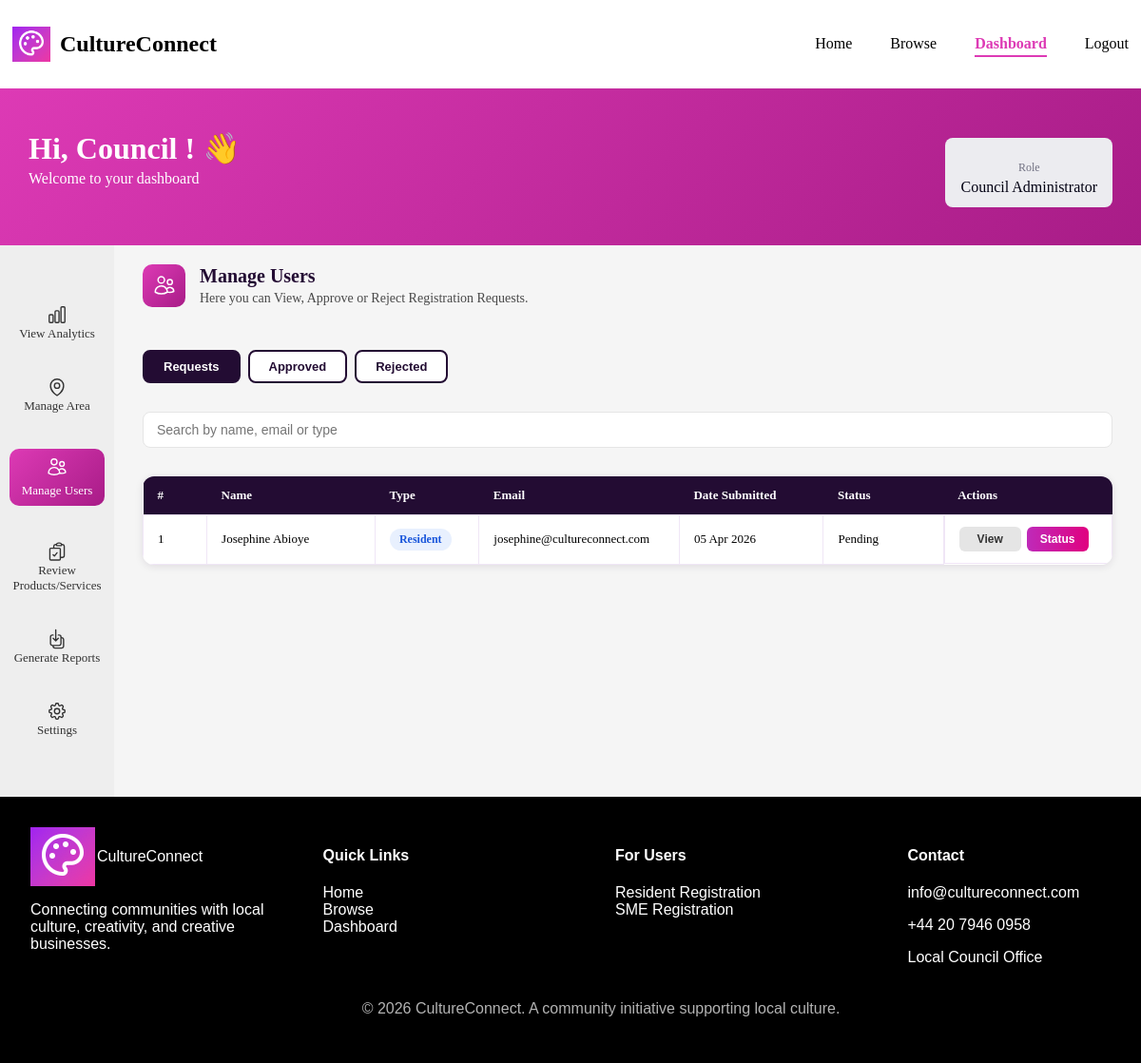
The app's page /frontend/pages/dashboard.php?page=manage-users (signed in), older data.
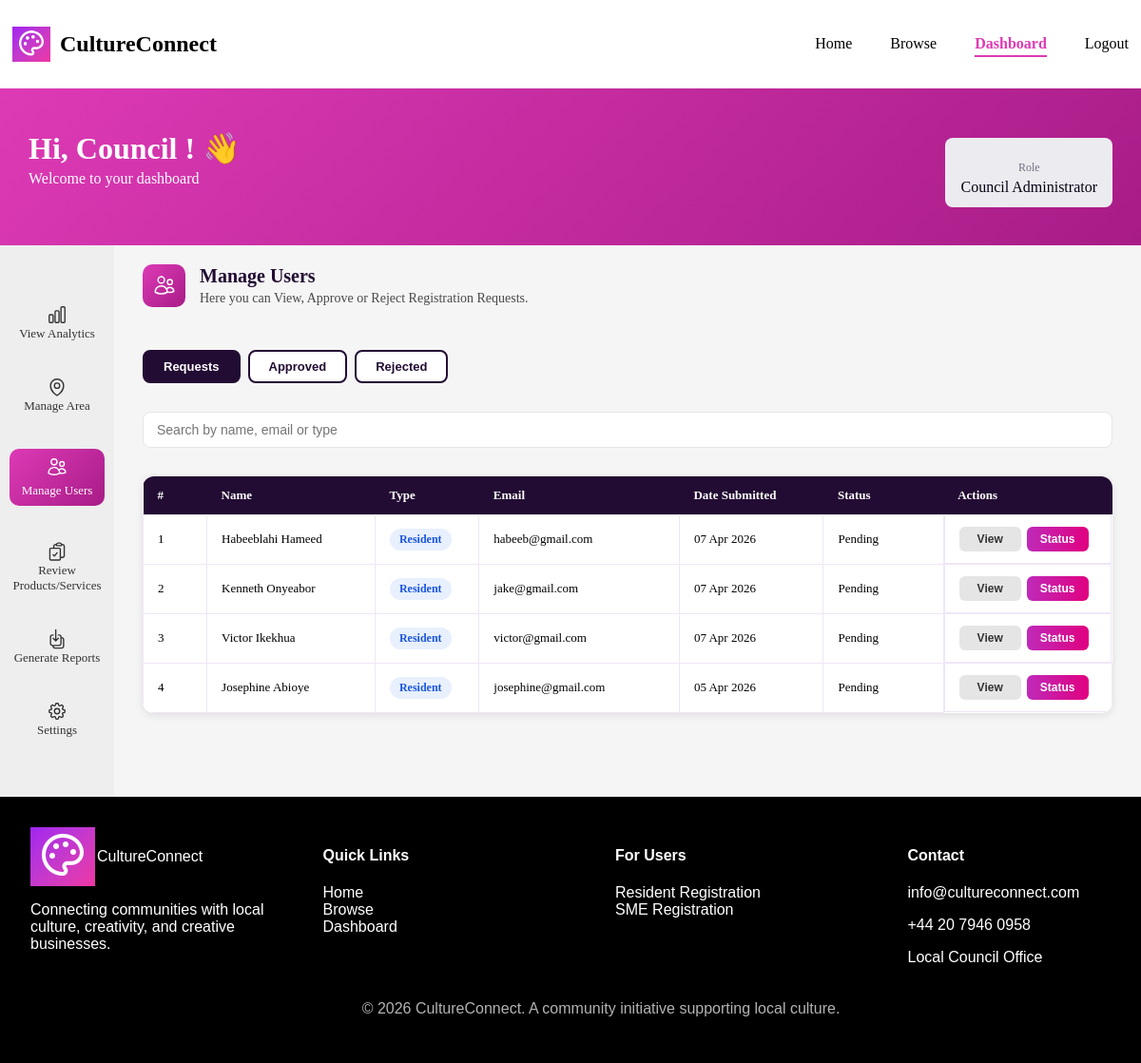
The same page, newer data.
### tables this page shows
CREATE TABLE `resident_profiles` (
  `profile_id` int(11) NOT NULL,
  `user_id` int(11) NOT NULL,
  `first_name` varchar(50) NOT NULL,
  `last_name` varchar(50) NOT NULL,
  `date_of_birth` date DEFAULT NULL,
  `gender` enum('Male','Female','Non-binary','Transgender','Genderqueer','Genderfluid','Agender','Intersex','Other','Prefer not to say') DEFAULT 'Prefer not to say',
  `address` varchar(255) DEFAULT NULL,
  `phone` varchar(20) DEFAULT NULL,
  `postcode` varchar(10) DEFAULT NULL,
  `created_at` timestamp NOT NULL DEFAULT current_timestamp(),
  `area_id` int(11) DEFAULT NULL
);

CREATE TABLE `users` (
  `user_id` int(11) NOT NULL,
  `password_hash` varchar(255) NOT NULL,
  `last_login` timestamp NOT NULL DEFAULT current_timestamp(),
  `account_status` enum('pending','approved','rejected') NOT NULL DEFAULT 'pending',
  `role` varchar(50) NOT NULL,
  `email_address` varchar(100) NOT NULL
);

### frontend/pages/manage-users.php (the view, shortened to what this page needs)
<?php
include '../db_connection.php';
$statusFilter  = $_GET['status'] ?? 'pending';
$smeQuery = $conn->prepare("
    SELECT
        s.sme_id,
        u.user_id,
        s.business_name AS name,
        s.created_at AS date_submitted,
        s.approval_status,
        s.description AS business_description,
        s.phone,
        'sme' AS type,
        u.email_address AS email,
        u.account_status
    FROM sme_profiles s
    JOIN users u ON s.user_id = u.user_id
    WHERE u.account_status = ?
    ORDER BY s.created_at DESC
");
$smeQuery->bind_param("s", $statusFilter);
$smeQuery->execute();
$smes = $smeQuery->get_result()->fetch_all(MYSQLI_ASSOC);
$resQuery = $conn->prepare("
    SELECT
        r.profile_id,
        u.user_id,
        CONCAT(r.first_name, ' ', r.last_name) AS name,
        r.created_at AS date_submitted,
        u.account_status AS approval_status,
        r.date_of_birth AS dob,
        r.gender,
        r.address,
        r.postcode AS post_code,
        r.phone,
        u.email_address AS email,
        u.role,
        CASE u.role
            WHEN 'Resident' THEN 'resident'
            WHEN 'Council Member' THEN 'council_member'
            WHEN 'Council Administrator' THEN 'council_admin'
            ELSE 'resident'
        END AS type
    FROM resident_profiles r
    JOIN users u ON r.user_id = u.user_id
    WHERE u.account_status = ?
    AND u.role != 'SME'
    ORDER BY r.created_at DESC
");
$resQuery->bind_param("s", $statusFilter);
$resQuery->execute();
$residents = $resQuery->get_result()->fetch_all(MYSQLI_ASSOC);
$users = array_merge($smes, $residents);
?>
<div class="manage-users-page">
    <?php
       $title = "Manage Users";
       $subtitle = "Here you can View, Approve or Reject Registration Requests.";
       include '../components/section_header.php';
     ?>
    <div class="status-tabs">
        <button class="tab <?= $statusFilter === 'pending' ? 'active' : '' ?>"
                onclick="window.location.href='?page=manage-users&status=pending'">
            Requests
        </button>
        <button class="tab <?= $statusFilter === 'approved' ? 'active' : '' ?>"
                onclick="window.location.href='?page=manage-users&status=approved'">
            Approved
        </button>
        <button class="tab <?= $statusFilter === 'rejected' ? 'active' : '' ?>"
                onclick="window.location.href='?page=manage-users&status=rejected'">
            Rejected
        </button>
    </div>
    <div class="search-container">
        <input type="text" id="users-search-input"
               placeholder="Search by name, email or type"
               onkeyup="filterUsersTable()">
    </div>
    <div class="users-table-wrapper">
        <div class="table-scroll">
            <table class="users-table">
                <thead>
                    <tr>
                        <th>#</th>
                        <th>Name</th>
                        <th>Type</th>
                        <th>Email</th>
                        <th>Date Submitted</th>
                        <th>Status</th>
                        <th>Actions</th>
                    </tr>
                </thead>
                <tbody id="users-table-body">
                    <?php if (empty($users)) : ?>
                        <tr>
                            <td colspan="7" style="text-align:center; padding:20px; color:rgba(0,0,0,0.5);">
                                No <?= $statusFilter ?> users found.
                            </td>
                        </tr>
                    <?php else : ?>
                        <?php $count = 1; foreach ($users as $user) : ?>
                            <tr>
                                <td><?= $count++ ?></td>
                                <td><?= htmlspecialchars($user['name']) ?></td>
                                <td>
                                    <?php
                                    $typeLabels = [
                                        'resident'       => 'Resident',
                                        'sme'            => 'SME',
                                        'council_member' => 'Council Member',
                                        'council_admin'  => 'Council Admin'
                                    ];
                                    ?>
                                    <span class="users-type-badge users-type-<?= $user['type'] ?>">
                                        <?= $typeLabels[$user['type']] ?? ucfirst($user['type']) ?>
                                    </span>
                                </td>
                                <td><?= htmlspecialchars($user['email']) ?></td>
                                <td><?= htmlspecialchars(date('d M Y', strtotime($user['date_submitted']))) ?></td>
                                <td>
                                    <span class="status <?= $user['approval_status'] ?>">
                                        <?= ucfirst($user['approval_status']) ?>
                                    </span>
                                </td>
                                <td>
                                    <button class="view-btn" onclick="openUsersViewModal(<?= htmlspecialchars(json_encode($user)) ?>)">
                                        View
                                    </button>
                                    <button class="edit-btn" onclick="openUsersStatusModal(
                                        '<?= $user['user_id'] ?>',
                                        '<?= $user['type'] ?>',
                                        '<?= $user['approval_status'] ?>',
                                        '<?= addslashes($user['name']) ?>'
                                    )">
                                        Status
                                    </button>
                                </td>
                            </tr>
                        <?php endforeach; ?>
                    <?php endif; ?>
                </tbody>
            </table>
        </div>
    </div>
</div>

### frontend/pages/dashboard.php (shortened to what this page needs)
<?php
$page = $_GET['page'] ?? 'home';
?>
<!DOCTYPE html>
<html lang="en">
<head>
    <link rel="stylesheet" href="../css/styles.css">
</head>
<body>
<div class="page-wrapper">
<?php
    include "../components/header.php";
?>
<section class="dashboard-welcome">
  <div class="container welcome-container">
    <div class="welcome-text">
      <h1 class="welcome-title">Hi,
      <span id="userName">
        <?php
          $role = $_SESSION['user_role'] ?? '';
          if ($role === 'SME') {
              echo htmlspecialchars($_SESSION['business_name'] ?? 'User');
          } elseif ($role === 'Resident') {
              echo htmlspecialchars($_SESSION['first_name'] ?? 'User');
          } else {
              echo htmlspecialchars($_SESSION['first_name'] ?? 'User');
          }
        ?>
      </span>! 👋</h1>
      <p class="welcome-subtitle">Welcome to your dashboard</p>
    </div>
    <div class="role-badge">
      <p class="role-label">Role</p>
      <p class="role-name" id="userRole">
        <?php echo htmlspecialchars($_SESSION['user_role'] ?? 'Unknown'); ?>
      </p>
    </div>
  </div>
</section>
<div class="dashboard-layout3">
   <div class="sidebar">
   <?php include "../components/sidebar.php"; ?>
   </div>
   <div class="dashboard-content">
   <?php
   $file = "../pages/" . $page . ".php";
   if (file_exists($file)) {
    include $file;
   } else {
    include "../pages/home.php";
   }?>
   </div>
</div>
<?php
    include "../components/footer.php";
?>
</div>
</body>
</html>

### frontend/components/header.php (shortened to what this page needs)
<header>
<?php
$current_page = basename($_SERVER['PHP_SELF']);
$logged_in = isset($_SESSION['user_id']);
?>
<div class="header-container">
    <div class="logo-section">
        <img src="../images/logo.png" alt="CultureConnect Logo" class="logo">
        <h2>CultureConnect</h2>
    </div>
    <nav class="nav-menu">
        <ul>
            <li>
                <a href="../pages/index.php" class="<?= $current_page == 'index.php' ? 'active' : '' ?>">
                    Home
                </a>
            </li>
            <li>
                <a href="../pages/browse.php" class="<?= $current_page == 'browse.php' ? 'active' : '' ?>">
                    Browse
                </a>
            </li>
            <?php if (!$logged_in): ?>
                <li>
                    <a href="../pages/login.php" class="<?= $current_page == 'login.php' ? 'active' : '' ?>">
                        Login
                    </a>
                </li>
                <li>
                    <a href="../pages/register.php" class="<?= $current_page == 'register.php' ? 'active' : '' ?>">
                        Register
                    </a>
                </li>
            <?php else: ?>
                <li>
                    <a href="../pages/dashboard.php" class="<?= $current_page == 'dashboard.php' ? 'active' : '' ?>">
                        Dashboard
                    </a>
                </li>
                <li>
                    <a href="../pages/logout.php">Logout</a>
                </li>
            <?php endif; ?>
        </ul>
    </nav>
</div>
</header>

### frontend/components/sidebar.php (shortened to what this page needs)
<?php
$userRole = $_SESSION['user_role'] ?? '';
?>
<aside class="sidebar">
<ul>
<?php if($userRole == "Council Administrator"){ ?>
<li>
<a href="dashboard.php?page=analytics" class="<?php echo ($page == 'analytics') ? 'active' : ''; ?>">
<span>View Analytics</span>
</a>
</li>
<li>
<a href="dashboard.php?page=manage-area" class="<?php echo ($page == 'manage-area') ? 'active' : ''; ?>">
<span>Manage Area</span>
</a>
</li>
<li>
<a href="dashboard.php?page=manage-users" class="<?php echo ($page == 'manage-users') ? 'active' : ''; ?>">
<span>Manage Users</span>
</a>
</li>
<li>
<a href="dashboard.php?page=review-products" class="<?php echo ($page == 'review-products') ? 'active' : ''; ?>">
<span>Review Products/Services</span>
</a>
</li>
<li>
<a href="dashboard.php?page=reports" class="<?php echo ($page == 'reports') ? 'active' : ''; ?>">
<span>Generate Reports</span>
</a>
</li>
<li>
<a href="dashboard.php?page=settings" class="<?php echo ($page == 'settings') ? 'active' : ''; ?>">
<span>Settings</span>
</a>
</li>
<?php } ?>
</ul>
</aside>

### frontend/components/section_header.php (shortened to what this page needs)
<div class="section-header">
    <div class="icon-wrapper">
    </div>
    <div class="section-header-text">
        <h2><?php echo $title; ?></h2>
        <p><?php echo $subtitle; ?></p>
    </div>
</div>

### frontend/components/footer.php
<footer class="footer">
  <section class="footer-top">
    <div class="column">
        <div class="logo-container">
            <img src="../images/logo.png" alt="CultureConnect Logo">
            <span>CultureConnect</span>
        </div>
        <p>Connecting communities with
               local culture, creativity, and
               creative businesses.</p>
    </div>
    <div class="column">
        <h4>Quick Links</h4>
        <ul>
            <li><a href="../pages/index.php">Home</a></li>
            <li><a href="../pages/browse.php">Browse</a></li>
            <li><a href="../pages/dashboard.php">Dashboard</a></li>
        </ul>
    </div>
    <div class="column">
        <h4>For Users</h4>
     <ul>
        <li><a href="register.php?type=resident">Resident Registration</a></li>
        <li><a href="register.php?type=sme">SME Registration</a></li>
     </ul>
    </div>
    <div class="column">
        <H4>Contact</h4>
        <p>info@cultureconnect.com</p>
        <p>+44 20 7946 0958</p>
        <p>Local Council Office</p>
    </div>
  </section>
  <section class="footer-bottom">
    <p> © 2026 CultureConnect. A community initiative supporting local culture.</p>
  </section>
</footer>

Row changes from the older to the newer data that the page shows:
added resident_profiles: name "Habeeblahi Hameed", type "Resident", user.email_address "habeeb@gmail.com", created_at "07 Apr 2026", user.account_status "Pending"
added resident_profiles: name "Kenneth Onyeabor", type "Resident", user.email_address "jake@gmail.com", created_at "07 Apr 2026", user.account_status "Pending"
added resident_profiles: name "Victor Ikekhua", type "Resident", user.email_address "victor@gmail.com", created_at "07 Apr 2026", user.account_status "Pending"
changed through a linked row, resident_profiles: user.email_address "josephine@cultureconnect.com" → "josephine@gmail.com"
